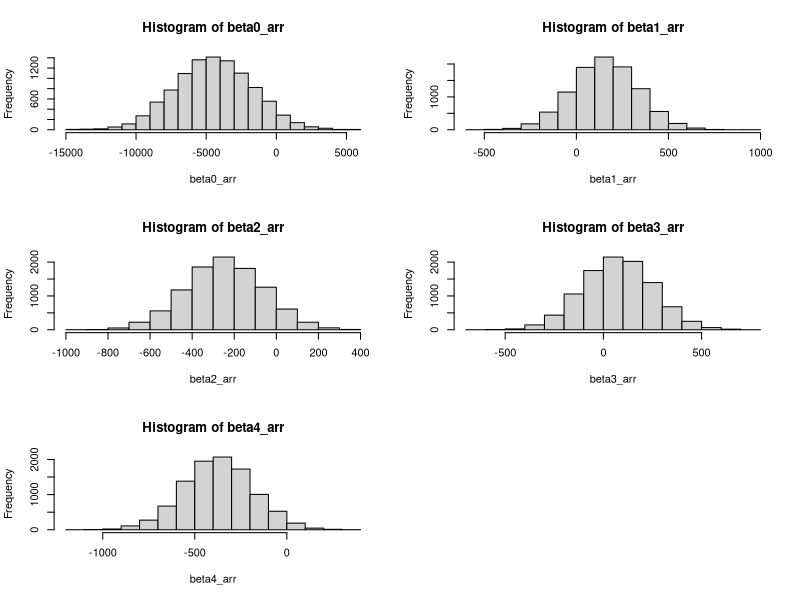

The R script that drew this image:
X1 <- rnorm(1000, 0, 0.01)
X2 <- rnorm(1000, 0, 0.01)
X3 <- rnorm(1000, 10, 0.01)
X4 <- rnorm(1000, -10, 0.01)
X <- cbind(X1, X2, X3, X4)
f <- function(X){
  # hardcoded coefficients
  beta0 <- 0.10
  beta1 <- 1.30
  beta2 <- 2.10
  beta3 <- 0.98
  beta4 <- 0.07
  Y <- 1:nrow(X)
  
  for(i in 1:nrow(X)){
    error <- runif(1, -100, 100)
    Y[i] <- beta0 + X[i,1]*beta1 + X[i,2]*beta2 + X[i,3]*beta3 + X[i,4]*beta4 + error
  }
  return(Y)
}
Y <- f(X)
data_train <- data.frame(cbind(X,Y))

f_new <- function(X){
  # hardcoded coefficients
  beta0 <- 50.2
  beta1 <- 60.40
  beta2 <- 80.20
  beta3 <- 50.1
  beta4 <- 50.17
  Y <- 1:nrow(X)
  
  for(i in 1:nrow(X)){
    error <- runif(1, -100, 100)
    Y[i] <- beta0 + X[i,1]*beta1 + X[i,2]*beta2 + X[i,3]*beta3 + X[i,4]*beta4 + error
  }
  return(Y)
}
Y_new <- f_new(X)
data_test <- data.frame(cbind(X,Y_new))
X_test <- data_test[,c(1,2,3,4)]
Y_test <- data_test[,ncol(data_test)]

# fit and measure perofrmance of single model
model_orig <- lm(Y ~ X1 + X2 + X3 + X4, data = data_train)
Y_pred_orig <- predict(model_orig, X_test)
MSE_orig <- sum((Y_pred_orig - Y_test)^2) / length(Y_pred_orig)


# create bootstrap samples
N_boot_samples <- 10000

# fit models to each bootstrap sample and extract coefficients
beta0_arr <- 1:N_boot_samples
beta1_arr <- 1:N_boot_samples
beta2_arr <- 1:N_boot_samples
beta3_arr <- 1:N_boot_samples
beta4_arr <- 1:N_boot_samples

for(i in 1:N_boot_samples){
  subsample <- data_train[sample(nrow(data_train), size = nrow(data_train), replace = TRUE), ] # select a subset of rows of the training data (with replacement)
  model <- lm(subsample[,5] ~ subsample[,1] + subsample[,2] + subsample[,3] + subsample[,4])  # fit a model to the subset
  coefs <- summary(model)$coefficients  # extract model coefficients
  beta0_arr[i] <- coefs[1]
  beta1_arr[i] <- coefs[2]
  beta2_arr[i] <- coefs[3]
  beta3_arr[i] <- coefs[4]
  beta4_arr[i] <- coefs[5]
}


# create distributions of coefficients (normal distribution assumed)
mu_beta0 <- mean(beta0_arr)
var_beta0 <- var(beta0_arr)

mu_beta1 <- mean(beta1_arr)
var_beta1 <- var(beta1_arr)

mu_beta2 <- mean(beta2_arr)
var_beta2 <- var(beta2_arr)

mu_beta3 <- mean(beta3_arr)
var_beta3 <- var(beta3_arr)

mu_beta4 <- mean(beta4_arr)
var_beta4 <- var(beta4_arr)


# make final model
beta0_final <- rnorm(1, mu_beta0, var_beta0)
beta1_final <- rnorm(1, mu_beta1, var_beta1)
beta2_final <- rnorm(1, mu_beta2, var_beta2)
beta3_final <- rnorm(1, mu_beta3, var_beta3)
beta4_final <- rnorm(1, mu_beta4, var_beta4)


final_model <- function(X){
  Y_pred <- beta0_final + X[,1]*beta1_final + X[,2]*beta2_final + X[,3]*beta3_final + X[,4]*beta4_final
  return(Y_pred)
}

Y_pred <- final_model(X_test)


MSE <- sum((Y_pred - Y_test)^2) / length(Y_pred)


par(mfrow = c(3,2))
hist(beta0_arr)
hist(beta1_arr)
hist(beta2_arr)
hist(beta3_arr)
hist(beta4_arr)

var(beta0_arr)
var(beta1_arr)
var(beta2_arr)
var(beta3_arr)
var(beta4_arr)

MSE
MSE_orig




# logistic regression

library(boot)

X1 <- rnorm(1000, 0, 0.01)
X2 <- rnorm(1000, 0, 0.01)
X3 <- rnorm(1000, 10, 0.01)
X4 <- rnorm(1000, -10, 0.01)
Y <- round(runif(1000, 0, 1))

data_full <- data.frame(cbind(X1, X2, X3, X4, Y))
k <- 0.7*nrow(data_full)

data_train <- data_full[1:k,]
data_test <- data_full[k:nrow(data_full),]
X_test <- data.frame(data_test[,c(1,2,3,4)])
Y_test <- data.frame(data_test[,ncol(data_test)])

model_orig <- glm(Y ~ X1, data = data_train, family = 'binomial')
Y_pred_orig <- round(predict(model_orig, data.frame(X_test[,1]), type="response"))


# below we need to create the bootstrap samples and create a final model
# given the coefficients of the final model we can make predictions like this:
# round(inv.logit(beta0 - beta1 * X_test[,1])) ----> the boot package must be loaded first
# to get out the coefficients of the final model run:
# summary(model_orig)$coefficients[1] ---> beta0
# summary(model_orig)$coefficients[2] --> beta1
